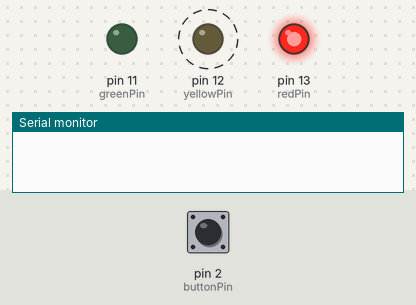
Bench run of a sketch on a simulated Arduino Uno, built with avr-gcc and run on an emulated ATmega328P. Parts: output pins drawn as LEDs (lit = HIGH), the last lines printed to the serial monitor. Dashed ring = blinking. The test bench sets the inputs (shaded band); at power-on: pin 2 (buttonPin) LOW.

Above: at 1.2 s.
1.3 s: pin 2 (buttonPin) pulled HIGH for 0.15 s
At 1.9 s:
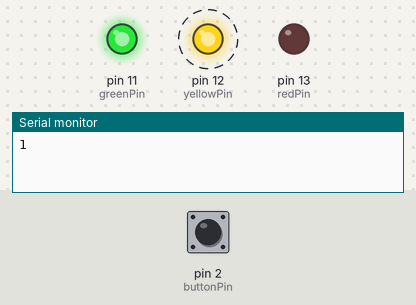
4.3 s: pin 2 (buttonPin) pulled HIGH for 1 s
At 5.9 s:
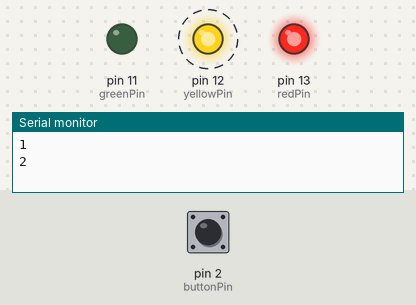
8.0 s: pin 2 (buttonPin) pulled HIGH for 3.2 s
At 12.4 s:
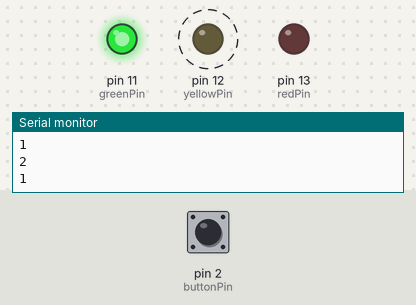
Timing chart, 0 to 18.7 s (numbered marks = the images above; inputs shaded):
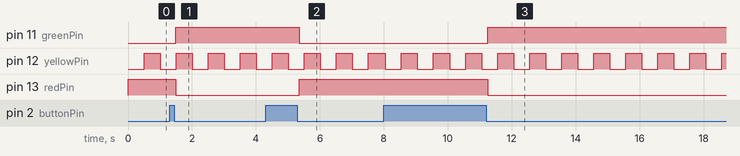

The sketch:

Millisoppg.ino
```cpp
#define buttonPin 2
#define redPin 13
#define greenPin 11
#define yellowPin 12

int ledState = LOW;

unsigned long prevMillis = 0;
unsigned long prevMillis2 = 0;


const long intervall = 500;

int buttonState = 0;
int lastButtonState = 0;
int mode = 0;
bool power = false;


void setup(){

    pinMode(buttonPin, INPUT);
    pinMode(redPin, OUTPUT);
    pinMode(yellowPin, OUTPUT);
    pinMode(greenPin, OUTPUT);

    Serial.begin(9600);


}


void yellowBlink(){

    unsigned long curMillis = millis();

    if (curMillis - prevMillis > intervall){

        prevMillis = curMillis;

    if(ledState == LOW){
        ledState = HIGH;
    }else{
        ledState = LOW;
    }

    digitalWrite(yellowPin, ledState);

    }

}

void activateButton(){
   // Les tilstanden til modusknappen
  buttonState = digitalRead(buttonPin);

  unsigned long buttonMillis = millis();

  // Sjekk om modusknappen er trykket
  if (buttonState != lastButtonState) {
    if (buttonState == LOW) {
      mode++; // Øk modusen når knappen trykkes
      Serial.println(mode);
      if (mode > 1) {
        mode = 0; // Tilbake til første modus etter den siste
      }
    }
   /*
   Dette err hvordan jeg ville sotte opp long/short press, med vanelig trykknapp på short
   og en timer på longknappen, her lik 3 sekunder. Fikk ikke tid til å sjekke om dene biten fungerer
   i praksis med resten av koden, men hvet at koden fungerte uten. litt for at jeg også er usikekr på
   om du kan bruke "&&" på denne måten

   else if (buttonState != lastButtonState && buttonMillis - prevMillis2 > 3000 )
    {
        power != power;
    }
    */

   delay(50);
  }
lastButtonState = buttonState;
}


void loop (){

    activateButton(); // aktiverer for knappetrykk
    yellowBlink(); //setter gult til å blinke konstant


    /* Alternativ versjon av switch delen

    if (!mode){
       digitalWrite(redPin, HIGH);
       digitalWrite(greenPin, LOW);
    }
    else if (mode == 1)
    {
        digitalWrite(redPin,LOW);
        digitalWrite(greenPin, HIGH);
    } */

   /* hvis powerON delen jeg har i knappe funskjonen fungerer som jeg har planlagt,
   tenkte jeg å sette inn en if(powerON) for hele switch funksjonen, for å da ha langpress for å
   slå av og på de "vekslende" lysene*/
   switch (mode)
   {
   case 0: // Setter på rødt lys og skrur av
    digitalWrite(redPin, HIGH);
    digitalWrite(greenPin, LOW);
    break;

   case 1: // skrur av rødt lys og på grønt
    digitalWrite(redPin,LOW);
    digitalWrite(greenPin, HIGH);
    break;
   }


}
```

Measured:
- after the input at 1.3 s, pin 11 (greenPin): LOW → HIGH after 0.20 s; pin 13 (redPin): HIGH → LOW after 0.20 s
- after the input at 4.3 s, pin 11 (greenPin): HIGH → LOW after 1.1 s; pin 13 (redPin): LOW → HIGH after 1.1 s
- after the input at 8.0 s, pin 11 (greenPin): LOW → HIGH after 3.3 s; pin 13 (redPin): HIGH → LOW after 3.3 s
- by itself, pin 12 (yellowPin): alternates HIGH for 0.50 s and LOW for 0.50 s
